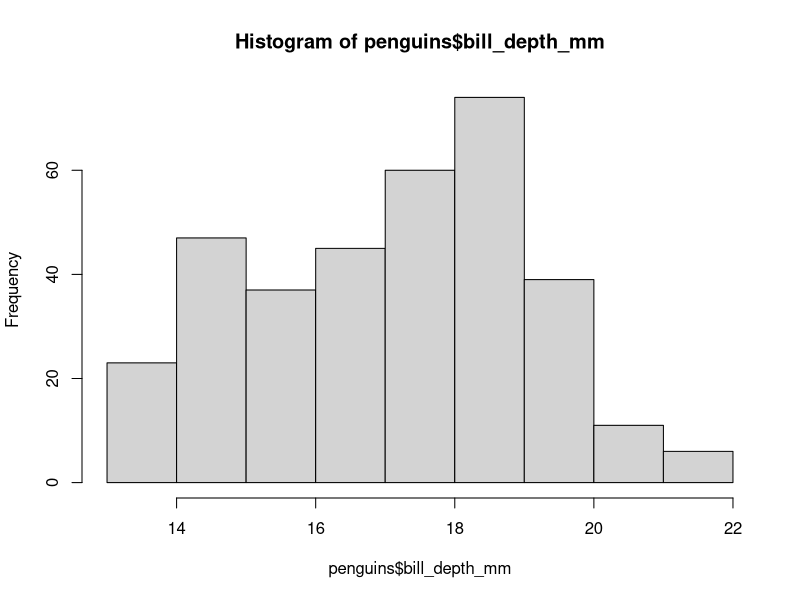
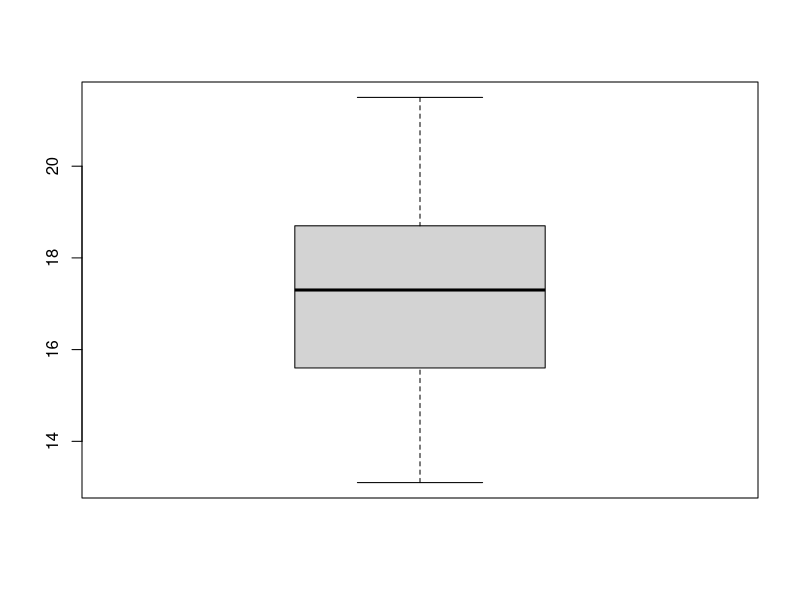
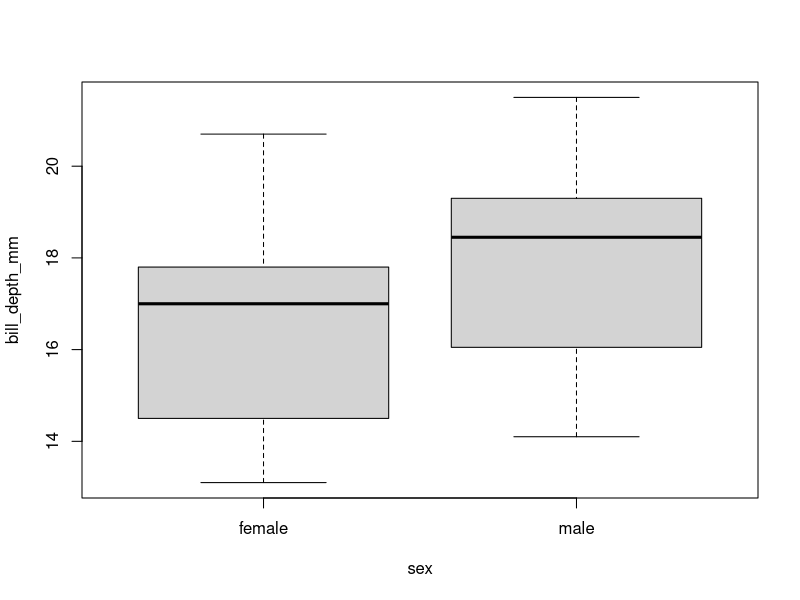
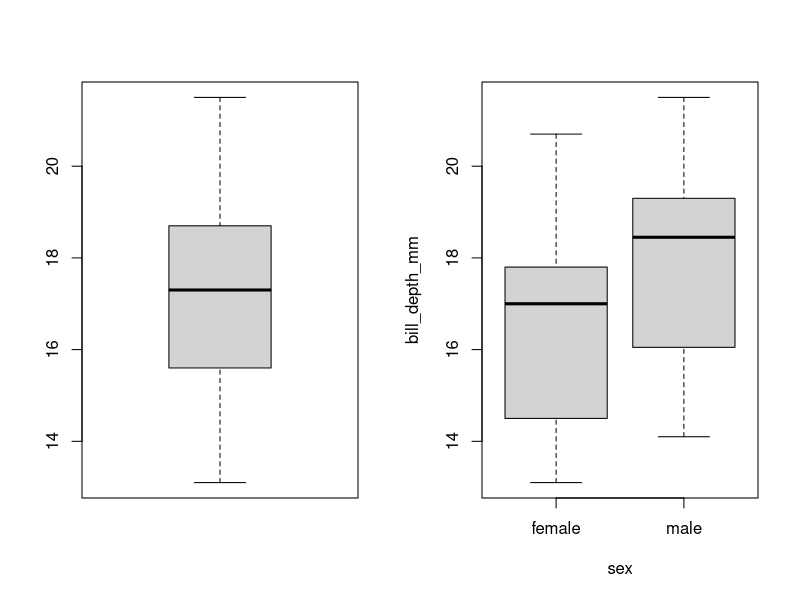
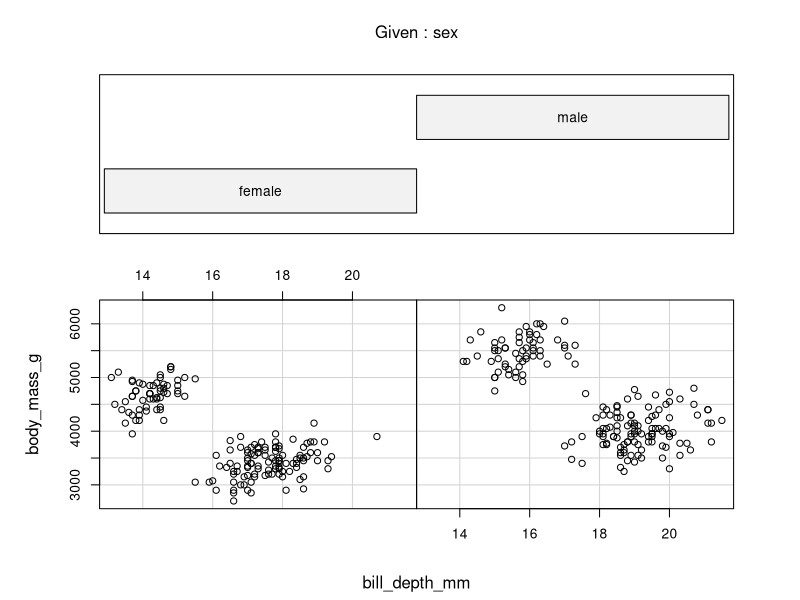
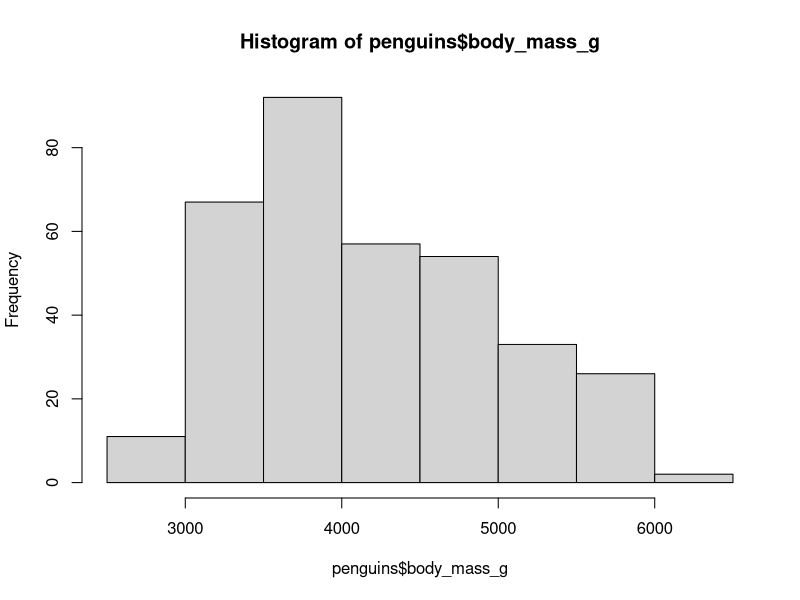
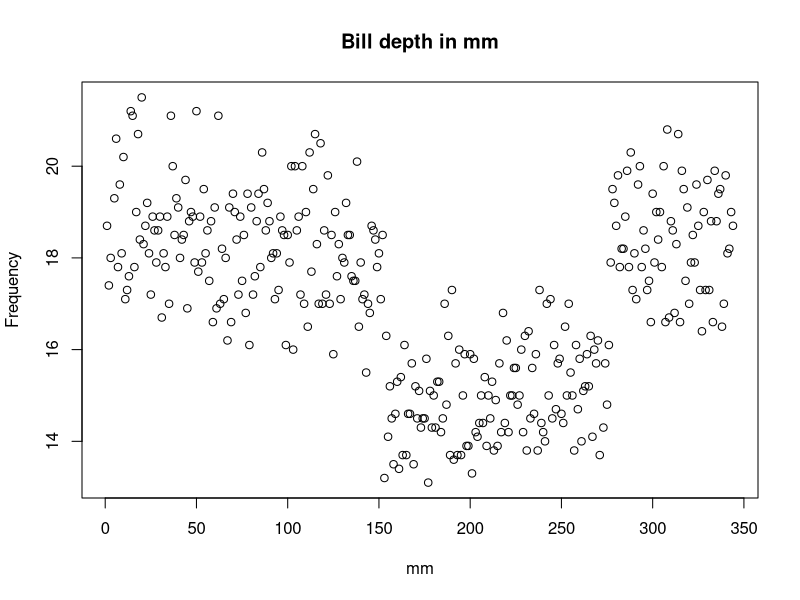

R code for these plots, in order:
install.packages("palmerpenguins")

install.packages("here")

require(palmerpenguins)
require(here)

library("palmerpenguins")

class(penguins)

penguins = data.frame(penguins)

mean(penguins$body_mass_g)
head(penguins)

summary(penguins)

hist(penguins$bill_depth_mm)
boxplot(penguins$bill_depth_mm)
boxplot(bill_depth_mm ~ sex, data = penguins)

par(mfrow = c(1, 2))
boxplot(penguins$bill_depth_mm)
boxplot(bill_depth_mm ~ sex, data = penguins)

require(here)
png(filename = here("basic_histogram.png"), width = 800, height = 600)
hist(penguins$body_mass_g)
dev.off()

coplot(body_mass_g ~ bill_depth_mm | sex, data = penguins)

require(here)
png(filename = here("basic_plot.png"), width = 800, height = 600)
plot(penguins$bill_depth_mm, main="Bill depth in mm", xlab="mm", ylab="Frequency")
dev.off()
